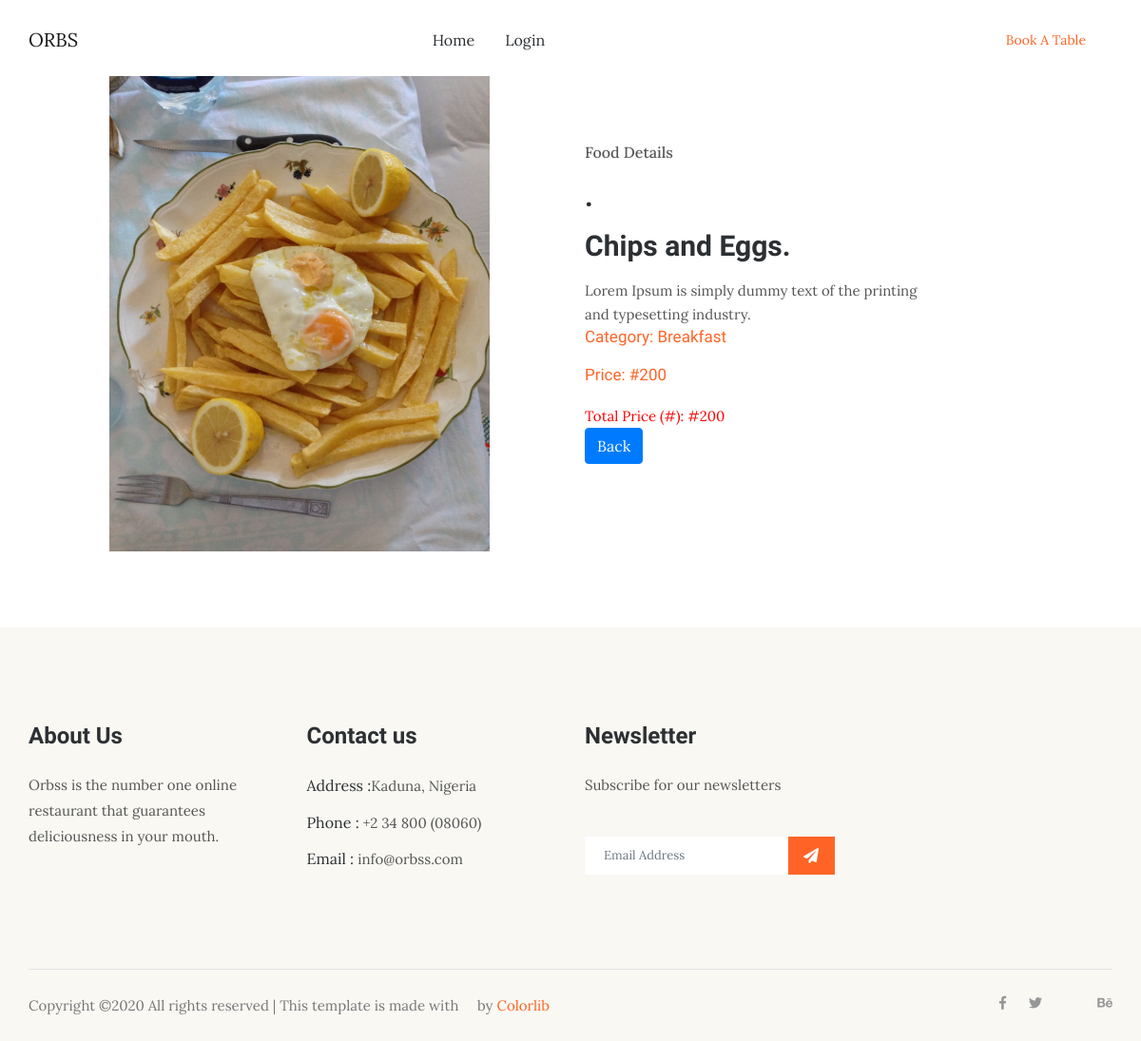
/details.php?fid=1, run on the app's committed database.
### tables this page shows
CREATE TABLE `food` (
  `id` int NOT NULL AUTO_INCREMENT,
  `name_of_food` varchar(100) NOT NULL DEFAULT '',
  `cost` varchar(10) NOT NULL,
  `description` varchar(225) NOT NULL,
  `code` varchar(50) DEFAULT NULL,
  `image` varchar(100) NOT NULL,
  `category` varchar(10) NOT NULL,
  `date` datetime DEFAULT NULL,
  PRIMARY KEY (`id`)
);

### details.php (the view, shortened to what this page needs)
<!doctype html>
<html lang="en">
<head>
    <link rel="stylesheet" href="css/bootstrap.min.css">
    <link rel="stylesheet" href="css/animate.css">
    <link rel="stylesheet" href="css/owl.carousel.min.css">
    <link rel="stylesheet" href="css/themify-icons.css">
    <link rel="stylesheet" href="css/flaticon.css">
    <link rel="stylesheet" href="css/magnific-popup.css">
    <link rel="stylesheet" href="css/slick.css">
    <link rel="stylesheet" href="css/gijgo.min.css">
    <link rel="stylesheet" href="css/nice-select.css">
    <link rel="stylesheet" href="css/all.css">
    <link rel="stylesheet" href="css/style.css">
</head>
<body>
    <?php include('includes/header.php');?>
    <?php
      $connection = mysqli_connect(DB_HOST, DB_USER, DB_PASSWORD, DB_NAME);
      ?>
      <?php
          $name = "";
          $description = "";
          $price = "";
          $category = "";
          $user_id = $_SESSION['id'];
          if($_SERVER['REQUEST_METHOD'] == 'GET') {
            if(isset($_GET['fid']) && preg_replace("#[^0-9]#", "", $_GET['fid']) != "") {
              $fid = preg_replace("#[^0-9]#", "", $_GET['fid']);
              $user_id = $_SESSION['id'];
              if($fid != "") {
                $qry = "SELECT * FROM food WHERE id='$fid' LIMIT 1";
                $result = mysqli_query($connection, $qry);
                if(mysqli_num_rows($result) == 1) {
                  while($row = mysqli_fetch_assoc($result)) {
                    $name = $row['name_of_food'];
                    $price = $row['cost'];
                    $description = $row['description'];
                    $image = $row['image'];
                    $category = $row['category'];
                  }
                } else {
                  echo "string";
                }
              }
            } else {
              echo "2 strings";
            }
        }
      ?>
  <section class="about_part">
        <div class="container-fluid">
            <div class="row align-items-center">
                <div class="col-sm-4 col-lg-5 offset-lg-1">
                    <div class="about_img">
                        <img src="orbs_admin/<?php echo $image; ?>" alt="<?php echo $name; ?>" width='400px' height='500px'>
                    </div>
                </div>
                <div class="col-sm-8 col-lg-4">
                    <div class="about_text">
                        <form action="" method=POST>
                          <h5>Food Details</h5>
                          <h2><?php echo $user_id; ?>.</h2>
                          <h2><?php echo $name; ?>.</h2>
                          <p><?php echo $description; ?> </p>
                          <h4>Category: <?php echo $category; ?></h4>
                          <h4>Price: #<span id="price"><?php echo $price; ?></span></h4>
                        <p style="color: red;"><span>Total Price (#):</span> #<span id="total_price" name="total"><?php echo $price; ?></span></p>
                        <a href="index.php" type="button" class="btn btn-primary">Back</a>
                          <div class="button-group-area mt-40">
                            <br>
                          </div>
                        </form>
                    </div>
                </div>
            </div>
        </div>
    </section>
  <?php include('includes/footer.php');?>

### data on the page
food: image (picture), name_of_food "Chips and Eggs", description "Lorem Ipsum is simply dummy text of the printing and typesetting industry.", category "Breakfast", cost "200"
